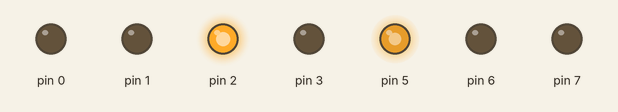
A sketch run on a simulated Arduino Uno, built for the host (arithmetic inside an expression is 32-bit, double 64-bit). Parts: output pins drawn as LEDs (lit = HIGH).

Above: at 0.05 s.
At 0.5 s:
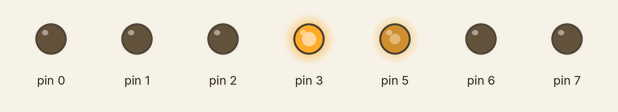
At 0.95 s:
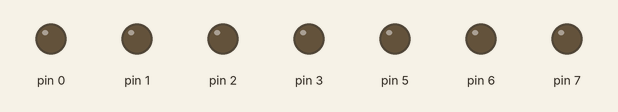
At 1.85 s:
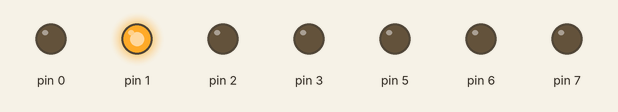
At 3.3 s:
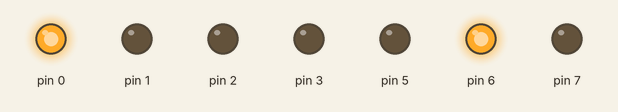
At 4.75 s:
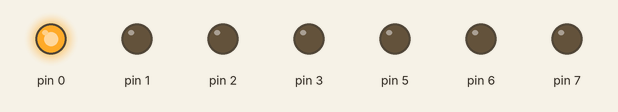
Timing chart, 0 to 6.2 s (numbered marks = the images above):
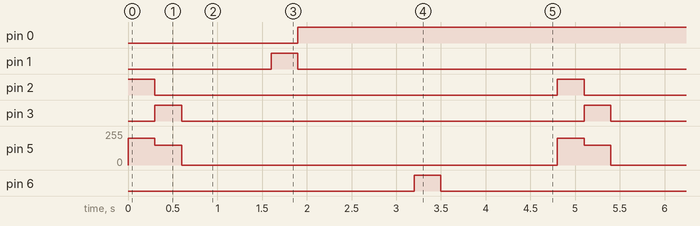

The sketch:

MIA_Task8.1.ino
```cpp
#include "L298N.h"
#include "CytronMD10A.h"
#include "BTS7960.h"


void setup() {
  L298N_init(PA2, PA3, PA5);
  Cytron_init(PA0 , PA1);
  BTS_init(PA6, PA7);

}

void loop() {
  //L268N movement demonstration
  L298N_drive(PA2, PA3, PA5,200); //Forward with speed 200
  delay(300);
  L298N_drive(PA2, PA3, PA5,-150); //Backward with speed -150
  delay(300);
  L298N_drive(PA2, PA3, PA5,0);  //Stop
  delay(1000);

  //CytronMD10A movement demonstration


  Cytron_drive(PA0 , PA1, 180);  //Forward with speed 180
  delay(300);
  Cytron_drive(PA0 , PA1, -60); //Backward with speed -60
  delay(300);
  Cytron_drive(PA0 , PA1, 0); //Stop
  delay(1000);

  //BTS7960 movement demonstration
  BTS_drive(PA6, PA7,400);  //Forward with speed 255(max)
  delay(300);
  BTS_drive(PA6, PA7,-100);  //Backward with speed -100
  delay(300);
  BTS_drive(PA6, PA7,0); //Stop
  delay(1000);


}
```

BTS7960.cpp
```cpp
#include "BTS7960.h"


void BTS_init(int RPWM, int LPWM){
  pinMode(RPWM,OUTPUT);
  pinMode(LPWM,OUTPUT);

}

void BTS_drive(int RPWM, int LPWM, int speed_in_pwm){
  if(speed_in_pwm > 0){ //postive speed means moving forward
     analogWrite(LPWM,0);
     if(speed_in_pwm > 255){
       analogWrite(RPWM,255);
     }
     else{
      analogWrite(RPWM,abs(speed_in_pwm));
     }
  }
  else if(speed_in_pwm < 0){ //negative speed means moving backward
    analogWrite(RPWM,0);
     if(speed_in_pwm < -255){
       analogWrite(LPWM,255);
     }
     else{
      analogWrite(LPWM,abs(speed_in_pwm));
     }
  }
  else{ //zero speed means no movement
    analogWrite(RPWM,0);
    analogWrite(LPWM,0);
  }

}
```

BTS7960.h
```cpp
#ifndef BTS7960_h
#define BTS7960_h

#include <Arduino.h>
#include <math.h>

void BTS_init(int RPWM, int LPWM);

void BTS_drive(int RPWM, int LPWM, int speed_in_pwm);


#endif
```

CytronMD10A.cpp
```cpp
#include "CytronMD10A.h"

void Cytron_init(int DIR, int PWM){
  pinMode(DIR,OUTPUT);
  pinMode(PWM,OUTPUT);

}

void Cytron_drive(int DIR, int PWM, int speed_in_pwm){
  if(speed_in_pwm > 0){ //postive speed means moving forward
     digitalWrite(DIR,LOW);
     if(speed_in_pwm > 255){
       analogWrite(PWM,255);
     }
     else{
      analogWrite(PWM,abs(speed_in_pwm));
     }
  }
  else if(speed_in_pwm < 0){ //negative speed means moving backward
    digitalWrite(DIR,HIGH);
    if(speed_in_pwm < -255){
      analogWrite(PWM,255);
    }
    else{
      analogWrite(PWM,abs(speed_in_pwm));
     }
  }
  else{ //zero speed means no movement
    analogWrite(PWM,0);
  } //didn't write a signal for DIR since it is a Don't Care

}

//this configuration is based on the truth table logic of CytronMDD10A datasheet
```

CytronMD10A.h
```cpp
#ifndef CytronMD10A_h
#define CytronMD10A_h

#include <Arduino.h>
#include <math.h>


void Cytron_init(int DIR, int PWM);

void Cytron_drive(int DIR, int PWM, int speed_in_pwm);

#endif
```

L298N.cpp
```cpp
#include "L298N.h"

void L298N_init(int IN1, int IN2, int ENA){
  pinMode(IN1, OUTPUT);
  pinMode(IN2, OUTPUT);
  pinMode(ENA, OUTPUT);

}
void L298N_drive(int IN1, int IN2, int ENA, int speed_in_pwm){
  if(speed_in_pwm > 0){ //positive speed means moving forward
    digitalWrite(IN1, HIGH);
    digitalWrite(IN2, LOW);
    if(speed_in_pwm > 255){
      analogWrite(ENA,255);
    }
    else{
      analogWrite(ENA, abs(speed_in_pwm));
    }
 }
 else if(speed_in_pwm < 0){ //negative speed means moving backward
    digitalWrite(IN1, LOW);
    digitalWrite(IN2, HIGH);
    if(speed_in_pwm < -255){
      analogWrite(ENA,255);
    }
    else{
      analogWrite(ENA, abs(speed_in_pwm));
    }
 }
 else{         //zero speed means no movement
    digitalWrite(IN1, LOW);
    digitalWrite(IN2, LOW);
    analogWrite(ENA, 0);
 }

}
```

L298N.h
```cpp
#ifndef L298N_h
#define L298N_h

#include <Arduino.h>
#include <math.h>

void L298N_init(int IN1, int IN2, int ENA);

void L298N_drive(int IN1, int IN2, int ENA, int speed_in_pwm);

#endif
```

Measured:
- by itself, pin 0: alternates HIGH for 4.5 s and LOW for 0.30 s
- by itself, pin 1–3, pin 6: alternates HIGH for 0.30 s and LOW for 4.5 s
- by itself, pin 5: repeats every 4.8 s: 150/255 0.30 s, 0/255 4.2 s, 200/255 0.30 s
